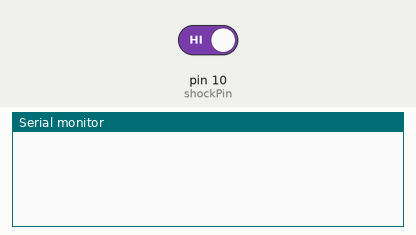
Recording of a sketch running on a simulated Arduino Uno, built with avr-gcc and run on an emulated ATmega328P. Shown: the last lines printed to the serial monitor. Inputs (shaded band) come from the test bench; at power-on: pin 10 (shockPin) HIGH.

Above: at 1.2 s.
1.3 s: pin 10 (shockPin) driven LOW
At 2.0 s:
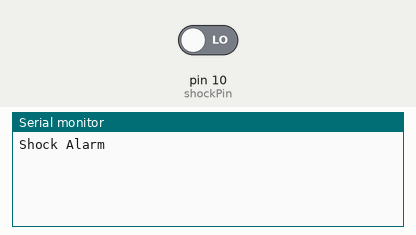
2.8 s: pin 10 (shockPin) driven HIGH
At 3.9 s:
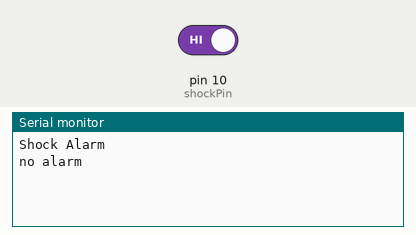

The sketch:

shock.ino
```cpp
int shockPin = 10; // Use Pin 10 as our Input
int shockVal = HIGH; // This is where we record our shock measurement
boolean bAlarm = false;

unsigned long lastShockTime; // Record the time that we measured a shock

int shockAlarmTime = 250; // Number of milli seconds to keep the shock alarm high


void setup ()
{
  Serial.begin(9600);
  pinMode (shockPin, INPUT) ; // input from the KY-002
}
void loop ()
{
  shockVal = digitalRead (shockPin) ; // read the value from our sensor

  if (shockVal == LOW) // If we're in an alarm state
  {
    lastShockTime = millis(); // record the time of the shock
    // The following is so you don't scroll on the output screen
    if (!bAlarm){
      Serial.println("Shock Alarm");
      bAlarm = true;
    }
  }
  else
  {
    if( (millis()-lastShockTime) > shockAlarmTime  &&  bAlarm){
      Serial.println("no alarm");
      bAlarm = false;
    }
  }
}
```

Measured:
- after the input at 1.3 s, the serial monitor: prints a new line at once (image 1)
- after the input at 2.8 s, the serial monitor: prints a new line after 0.25 s (image 2)
